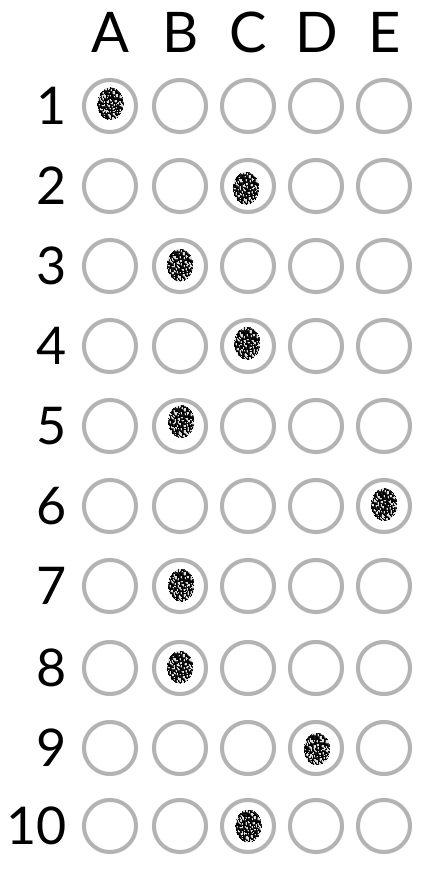
#> input picture 03_optical-mark-recognition/answers_2.png, 436 x 870 px
$ jupyter execute --allow-errors 01_omr.ipynb
#> lines starting #> are read from the running program, lines starting #| are printed output that depends on the picture; after the words box and inside, x2 and y2 are one past the last pixel; in counts of white or black regions, pixels touching at a corner belong together
<a href="https://colab.research.google.com/github/lukwac123/computer_vision_course/blob/main/03_optical-mark-recognition/01_omr.ipynb" target="_parent"></a>

[cell 1]
from google.colab.patches import cv2_imshow
import imutils
from imutils import contours
import numpy as np
import cv2

[cell 2]
# klucz odpowiedzi
ANSWER_KEY = {0: 1, 1: 3, 2: 0, 3: 2, 4: 1, 5: 3, 6: 4, 7: 1, 8: 3, 9: 0}

Wczytywanie odbrazu

[cell 3]
image = cv2.imread('answers_2.png')
#> image is the input picture: shape (870, 436, 3); min 0, max 255, mean 240.7
cv2_imshow(image)

Konwersja do skali szarości

[cell 4]
gray = cv2.cvtColor(src=image, code=cv2.COLOR_BGR2GRAY)
cv2_imshow(gray)

Rozmycie

[cell 5]
blurred = cv2.GaussianBlur(src=gray, ksize=(5, 5), sigmaX=0)
cv2_imshow(blurred)

Detekcja krawędzi

[cell 6]
thresh = cv2.Canny(image=blurred, threshold1=70, threshold2=70)
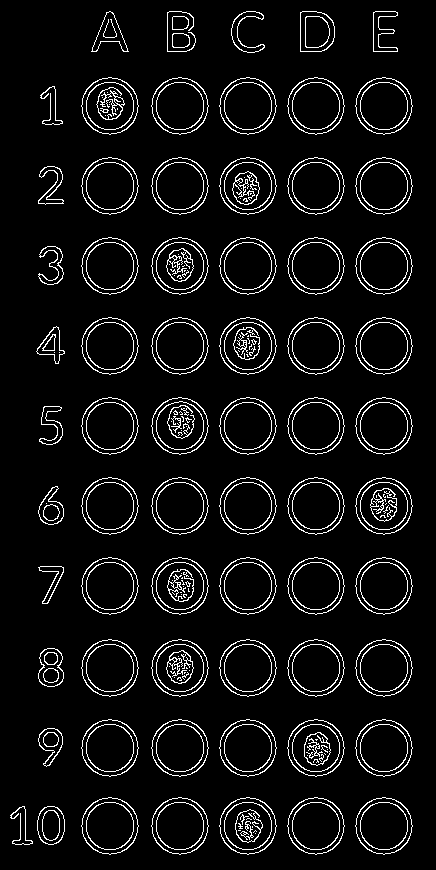
#> thresh: shape (870, 436); 6.5% white in thin lines or dots, all inside (x1, y1, x2, y2) = (10, 11, 413, 855)
cv2_imshow(thresh)

Ekstrakcja konturów

[cell 7]
cnts = cv2.findContours(image=thresh.copy(), mode=cv2.RETR_EXTERNAL, method=cv2.CHAIN_APPROX_SIMPLE)
#> cnts = 68 contours, 1 with area under 20; largest, box (x1, y1, x2, y2) and area: (355, 797, 413, 855) 2493, (287, 797, 345, 855) 2493, (219, 797, 277, 855) 2493, (151, 797, 209, 855) 2493, (81, 797, 139, 855) 2493
cnts = imutils.grab_contours(cnts)
len(cnts)
#> Out = 68

#> (a cell that did not finish here is left out)

#> (a cell that did not finish here is left out)

#> (a cell that did not finish here is left out)

[cell 11]
cnt_img = image.copy()
for contour in cnts:
  cv2.drawContours(cnt_img, [contour], contourIdx=-1, color=(0, 155, 0), thickness=3)
#> this loop made 68 passes
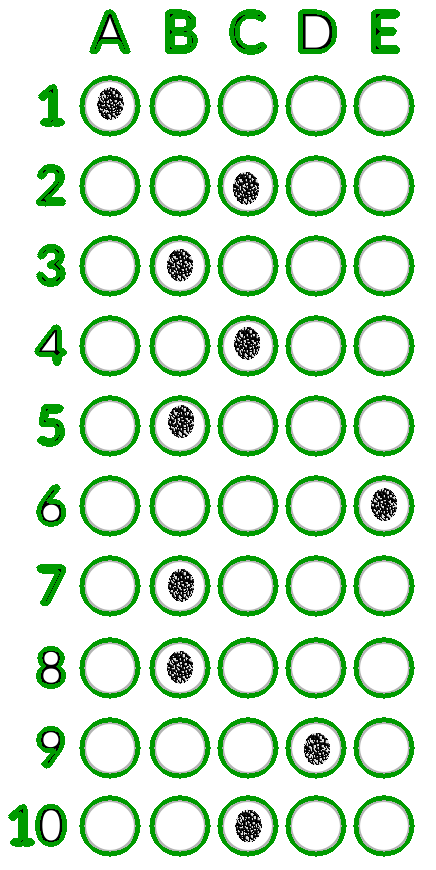
#> cnt_img: shape (870, 436, 3); 13.29% of pixels changed, all inside (x1, y1, x2, y2) = (8, 9, 415, 857)
cv2_imshow(cnt_img)

Wydobycie odpowiednich konturów

[cell 12]
question_contours = []
for contour in cnts:
  (x, y, w, h) = cv2.boundingRect(contour)
  ar = w / float(h)

  if w >= 50 and h >= 50 and ar > 0.9 and 0.9 < ar< 1.1:
    question_contours.append(contour)
    print(f'Liczba pol z odpowiedziami: {len(question_contours)}')
#> this loop made 68 passes
#> (x, y, w, h, ar) on passes 1 to 8: (37, 806, 28, 39, 0.718), (10, 806, 23, 39, 0.59), (355, 797, 58, 58, 1), (287, 797, 58, 58, 1), (219, 797, 58, 58, 1), (151, 797, 58, 58, 1), (81, 797, 58, 58, 1), (38, 728, 25, 39, 0.641)
#> (printed output is left out)
#> after the loop, question_contours = 50 contours; largest, box (x1, y1, x2, y2) and area: (355, 797, 413, 855) 2493, (287, 797, 345, 855) 2493, (219, 797, 277, 855) 2493, (151, 797, 209, 855) 2493, (81, 797, 139, 855) 2493

cnt_img = image.copy()
for contour in question_contours:
  cv2.drawContours(cnt_img, [contour], contourIdx=-1, color=(0, 255, 0), thickness=3)
#> this loop made 50 passes
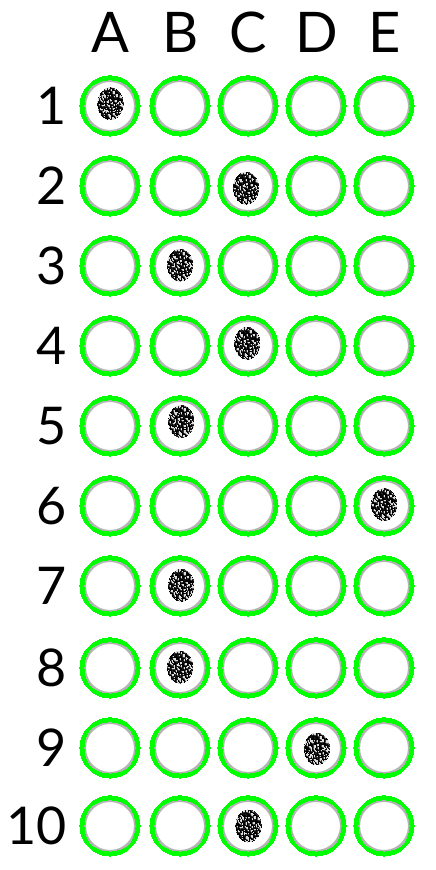
#> cnt_img: shape (870, 436, 3); 10.55% of pixels changed, all inside (x1, y1, x2, y2) = (79, 75, 415, 857)
cv2_imshow(cnt_img)

[cell 13]
cv2_imshow(thresh)

[cell 14]
# sortowanie kontur od góry do dołu
question_top_bottom = imutils.contours.sort_contours(question_contours, method='top-to-bottom')[0]
#> question_top_bottom = 50 contours; largest, box (x1, y1, x2, y2) and area: (355, 77, 413, 135) 2493, (287, 77, 345, 135) 2493, (219, 77, 277, 135) 2493, (151, 77, 209, 135) 2493, (81, 77, 139, 135) 2493

# wydobycie pierwszych 5 konutr i sortowanie lewej do prawej
first_5 = question_top_bottom[:5]
#> first_5 = 5 contours; box (x1, y1, x2, y2) and area: (355, 77, 413, 135) 2493, (287, 77, 345, 135) 2493, (219, 77, 277, 135) 2493, (151, 77, 209, 135) 2493, (81, 77, 139, 135) 2493
first_5_left_right = imutils.contours.sort_contours(first_5, method='left-to-right')[0]
#> first_5_left_right = 5 contours; box (x1, y1, x2, y2) and area: (81, 77, 139, 135) 2493, (151, 77, 209, 135) 2493, (219, 77, 277, 135) 2493, (287, 77, 345, 135) 2493, (355, 77, 413, 135) 2493

img = image.copy()

marked = None

for idx, contour in enumerate(first_5_left_right):
  #tworzymy maskę samych zer
  mask = np.zeros(thresh.shape, dtype='uint8')

  # rysujemy kontur na masce
  cv2. drawContours(mask, [contour], -1, 255, -1)

  # przeuprowadzamy operację bitwise_and na obrazie thresh.
  mask = cv2.bitwise_and(thresh, thresh, mask=mask)
  cv2_imshow(mask)

  # zliczamy liczbę pikseli niezerowych
  total = cv2.countNonZero(mask)

  if marked is None or total > marked[0]:
    marked = (total, idx)
  print(marked)

  # kolor czerwony
  color = (0, 0, 255)

  key = ANSWER_KEY[0]
  print(key)

  if key == marked[1]:
    #zaznacz kolor zielony
    color = (0, 255, 0)
#> this loop made 5 passes
#> (total, marked) on pass 1: (664, (664, 0))
#> (printed output is left out)
#> mask: shape (870, 436); 0.1% white in thin lines or dots, all inside (x1, y1, x2, y2) = (355, 77, 413, 135)

cv2.drawContours(img, [first_5_left_right[key]], -1, color, 2)
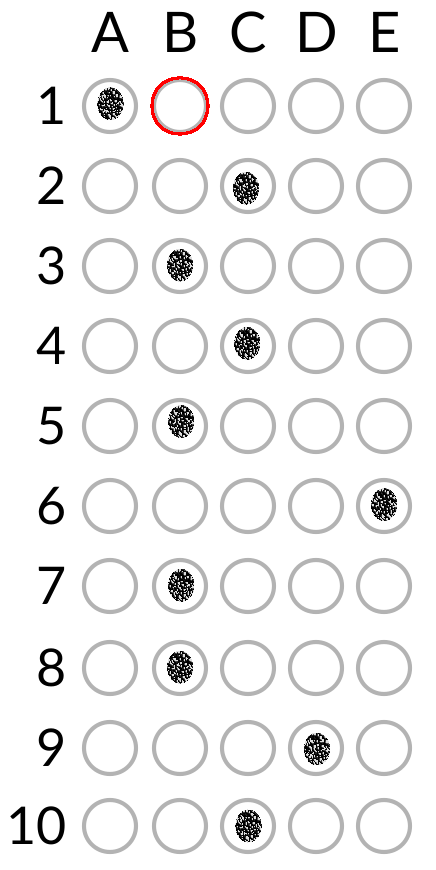
#> img: shape (870, 436, 3); 0.16% of pixels changed, all inside (x1, y1, x2, y2) = (150, 76, 210, 136)
cv2_imshow(img)

[cell 15]
# sortowanie kontur od góry do dołu
question_top_bottom = imutils.contours.sort_contours(question_contours, method='top-to-bottom')[0]

# wydobycie pierwszych 5 konutr i sortowanie lewej do prawej
first_5 = question_top_bottom[5:10]
#> first_5 = 5 contours; box (x1, y1, x2, y2) and area: (355, 157, 413, 215) 2493, (287, 157, 345, 215) 2493, (219, 157, 277, 215) 2493, (151, 157, 209, 215) 2493, (81, 157, 139, 215) 2493
first_5_left_right = imutils.contours.sort_contours(first_5, method='left-to-right')[0]
#> first_5_left_right = 5 contours; box (x1, y1, x2, y2) and area: (81, 157, 139, 215) 2493, (151, 157, 209, 215) 2493, (219, 157, 277, 215) 2493, (287, 157, 345, 215) 2493, (355, 157, 413, 215) 2493

img = image.copy()

marked = None

for idx, contour in enumerate(first_5_left_right):
  #tworzymy maskę samych zer
  mask = np.zeros(thresh.shape, dtype='uint8')

  # rysujemy kontur na masce
  cv2. drawContours(mask, [contour], -1, 255, -1)

  # przeuprowadzamy operację bitwise_and na obrazie thresh.
  mask = cv2.bitwise_and(thresh, thresh, mask=mask)
  cv2_imshow(mask)

  # zliczamy liczbę pikseli niezerowych
  total = cv2.countNonZero(mask)

  if marked is None or total > marked[0]:
    marked = (total, idx)
  print(marked)

  # kolor czerwony
  color = (0, 0, 255)

  key = ANSWER_KEY[1]
  print(key)

  if key == marked[1]:
    #zaznacz kolor zielony
    color = (0, 255, 0)
#> this loop made 5 passes
#> (total, marked) on passes 1, 3: (375, (375, 0)), (661, (661, 2))
#> (printed output is left out)
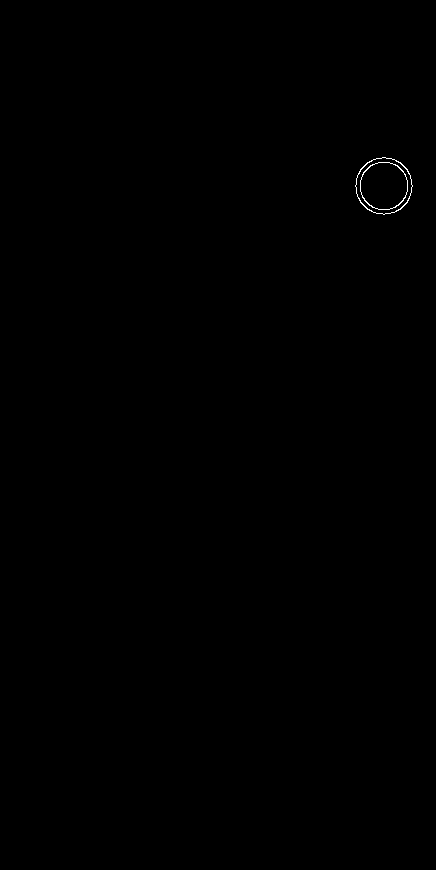
#> mask: shape (870, 436); 0.1% white in thin lines or dots, all inside (x1, y1, x2, y2) = (355, 157, 413, 215)

cv2.drawContours(img, [first_5_left_right[key]], -1, color, 2)
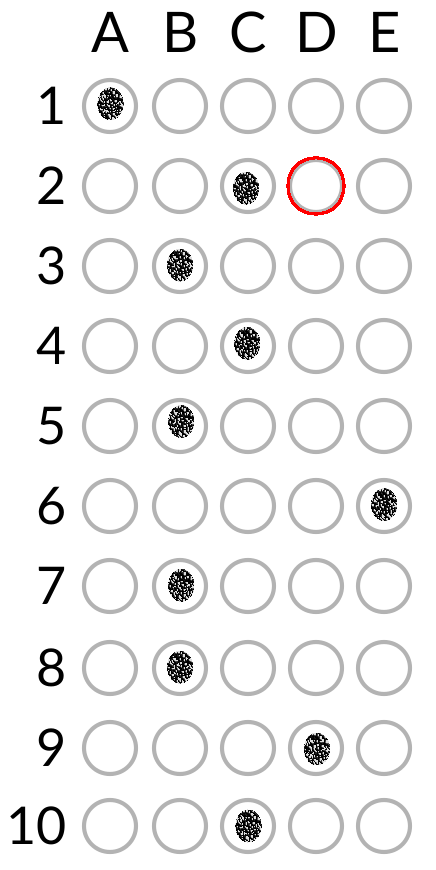
#> img: shape (870, 436, 3); 0.16% of pixels changed, all inside (x1, y1, x2, y2) = (286, 156, 346, 216)
cv2_imshow(img)

Rozwiązanie dla wszystkich pytań

[cell 16]
img = image.copy()

correct = 0

# sortowanie kontur od góry do dołu
question_top_bottom = imutils.contours.sort_contours(question_contours, method='top-to-bottom')[0]

for question, idx in enumerate(range(0, len(question_contours), 5)):

    # wydobycie pierwszych 5 kontur i sortowanie od lewej do prawej
    fields = question_top_bottom[idx:idx + 5]
    fields = imutils.contours.sort_contours(fields, method='left-to-right')[0]

    marked = None

    for cnt_idx, contour in enumerate(fields):
        # tworzymy maskę z samych zer
        mask = np.zeros(thresh.shape, dtype='uint8')

        # rysujemy kontur na masce
        cv2.drawContours(mask, [contour], -1, 255, -1)

        # przeprowadzamy operację bitwise_and na obrazie thresh
        mask = cv2.bitwise_and(thresh, thresh, mask=mask)

        # zliczamy liczbę pikseli niezerowych
        total = cv2.countNonZero(mask)


        if marked is None or total > marked[0]:
            marked = (total, cnt_idx)

    # kolor czerwony
    color = (0, 0, 255)

    key = ANSWER_KEY[question]

    if key == marked[1]:
        # zaznacz na kolor zielony
        color = (0, 255, 0)
        correct += 1

    cv2.drawContours(img, [fields[key]], -1, color, 2)
#> this loop made 10 passes
#> (idx, color, key) on passes 1 to 8: (0, (0, 0, 255), 1), (5, (0, 0, 255), 3), (10, (0, 0, 255), 0), (15, (0, 255, 0), 2), (20, (0, 255, 0), 1), (25, (0, 0, 255), 3), (30, (0, 0, 255), 4), (35, (0, 255, 0), 1)
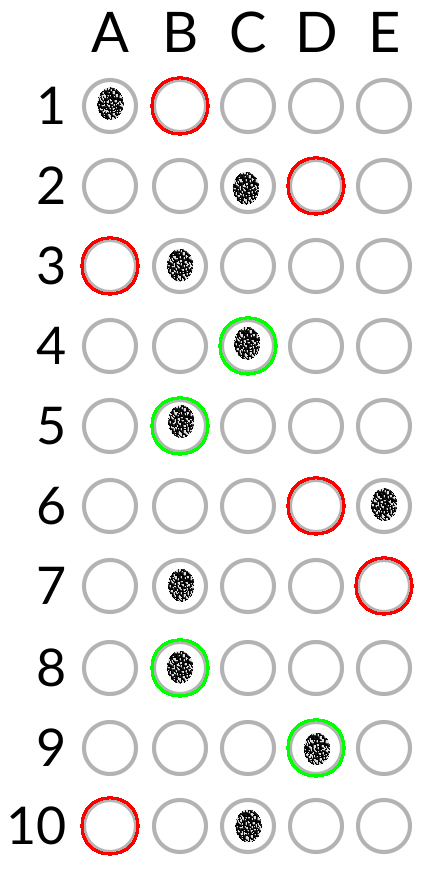
#> img: shape (870, 436, 3); 1.62% of pixels changed, all inside (x1, y1, x2, y2) = (80, 76, 414, 856)
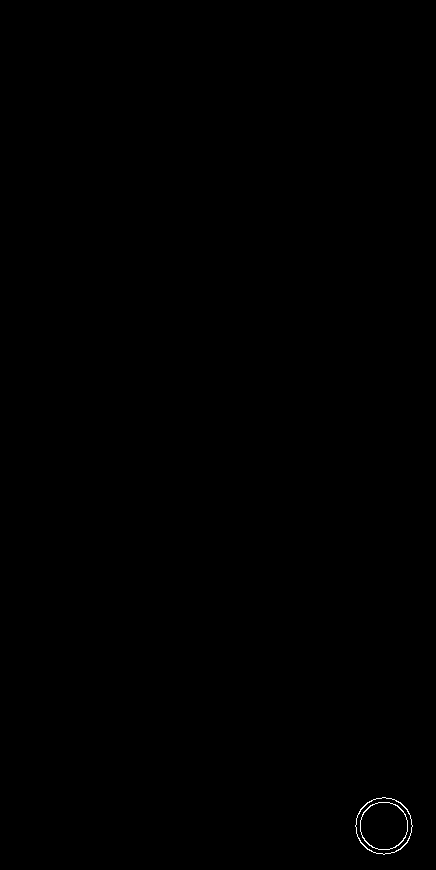
#> mask: shape (870, 436); 0.1% white in thin lines or dots, all inside (x1, y1, x2, y2) = (355, 797, 413, 855)
#> after the loop, correct = 4

cv2_imshow(img)

Wyświetlanie rozwiązania

[cell 17]
# dodanie górnego obramowania
checked = cv2.copyMakeBorder(
    src=img,
    top=50,
    bottom=0,
    left=0,
    right=0,
    borderType=cv2.BORDER_CONSTANT,
    value=(255, 255, 255)
)
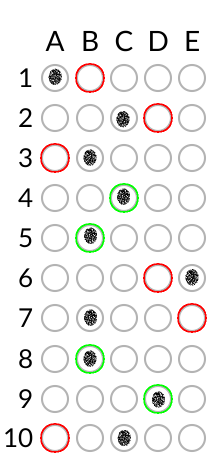
#> checked: shape (920, 436, 3) (shown at 1/2 size); mean B, G, R 238.1, 239.7, 240.5

score = (correct / 10)
#> score = 0.4

color = (50, 168, 82) if score >= 0.6 else (71, 7, 219)
#> color = (71, 7, 219)
text = 'Passed' if score >= 0.6 else 'Failed'
#> text = 'Failed'

cv2.putText(img=checked, text=f'{text}: {score * 100}%', org=(10, 30), fontFace=cv2.FONT_HERSHEY_SIMPLEX, fontScale=0.9, color=color, thickness=2)
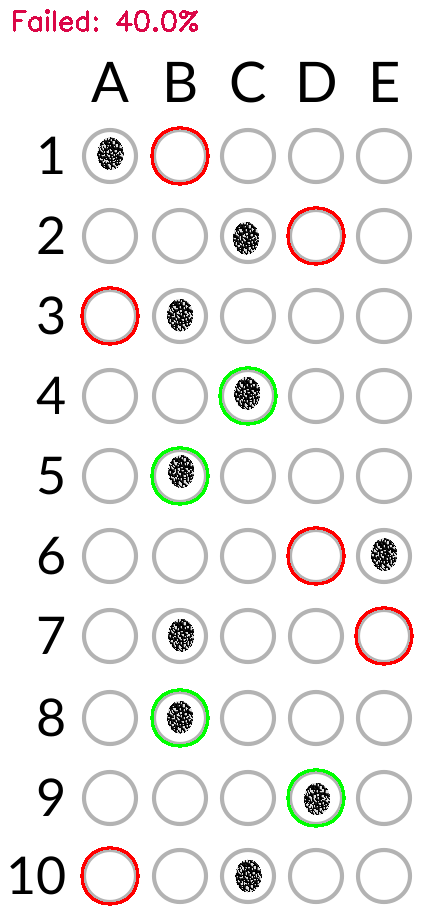
#> checked: shape (920, 436, 3); 0.34% of pixels changed, all inside (x1, y1, x2, y2) = (13, 9, 198, 32)
cv2_imshow(checked)

[cell 18]
cv2.imwrite(filename='checked.png', img=checked)
#> Out = True

$ run again, with 03_optical-mark-recognition/answers_1.png copied over 03_optical-mark-recognition/answers_2.png
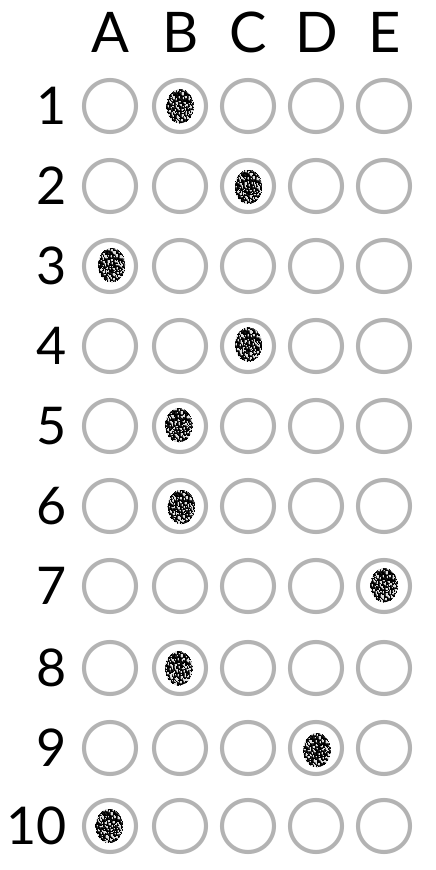
#> input picture 03_optical-mark-recognition/answers_1.png, 436 x 870 px
#> image is the input picture: shape (870, 436, 3); min 0, max 255, mean 240.4
#> `thresh = cv2.Canny(image=blurred, threshold1=70, threshold2=70)`:
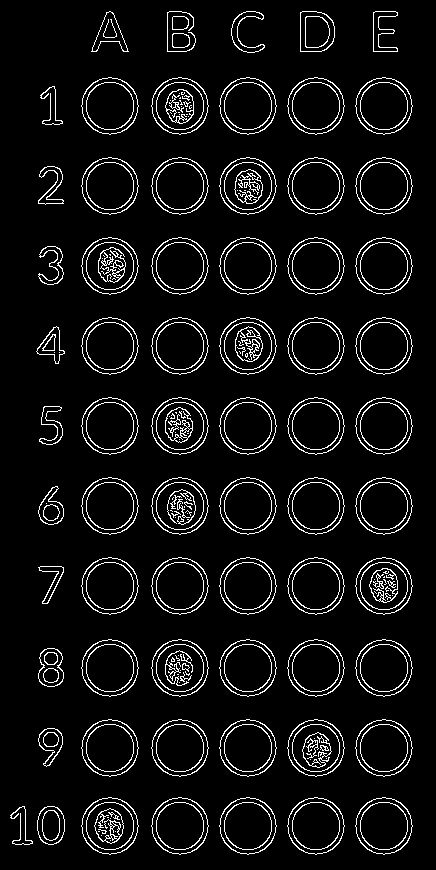
#> thresh: shape (870, 436); 6.6% white in thin lines or dots, all inside (x1, y1, x2, y2) = (10, 11, 413, 855)
#> cnts = 68 contours, 1 with area under 20; largest, box (x1, y1, x2, y2) and area: (355, 797, 413, 855) 2493, (287, 797, 345, 855) 2493, (219, 797, 277, 855) 2493, (151, 797, 209, 855) 2493, (81, 797, 139, 855) 2493
#> `len(cnts)`: Out = 68
#> the loop `for contour in cnts:` made 68 passes
#> the loop `for contour in cnts:` made 68 passes
#> (x, y, w, h, ar) on passes 1 to 8: (37, 806, 28, 39, 0.718), (10, 806, 23, 39, 0.59), (355, 797, 58, 58, 1), (287, 797, 58, 58, 1), (219, 797, 58, 58, 1), (151, 797, 58, 58, 1), (81, 797, 58, 58, 1), (38, 728, 25, 39, 0.641)
#> (printed output is left out)
#> after the loop `for contour in cnts:`: question_contours = 50 contours; largest, box (x1, y1, x2, y2) and area: (355, 797, 413, 855) 2493, (287, 797, 345, 855) 2493, (219, 797, 277, 855) 2493, (151, 797, 209, 855) 2493, (81, 797, 139, 855) 2493
#> the loop `for contour in question_contours:` made 50 passes
#> question_top_bottom = 50 contours; largest, box (x1, y1, x2, y2) and area: (355, 77, 413, 135) 2493, (287, 77, 345, 135) 2493, (219, 77, 277, 135) 2493, (151, 77, 209, 135) 2493, (81, 77, 139, 135) 2493
#> `first_5 = question_top_bottom[:5]`: first_5 = 5 contours; box (x1, y1, x2, y2) and area: (355, 77, 413, 135) 2493, (287, 77, 345, 135) 2493, (219, 77, 277, 135) 2493, (151, 77, 209, 135) 2493, (81, 77, 139, 135) 2493
#> `first_5_left_right = imutils.contours.sort_contours(first_5, method='l..`: first_5_left_right = 5 contours; box (x1, y1, x2, y2) and area: (81, 77, 139, 135) 2493, (151, 77, 209, 135) 2493, (219, 77, 277, 135) 2493, (287, 77, 345, 135) 2493, (355, 77, 413, 135) 2493
#> the loop `for idx, contour in enumerate(first_5_left_right):` made 5 passes
#> (total, marked, color) on pass 2: (702, (702, 1), (0, 255, 0))
#> (printed output is left out)
#> `first_5 = question_top_bottom[5:10]`: first_5 = 5 contours; box (x1, y1, x2, y2) and area: (355, 157, 413, 215) 2493, (287, 157, 345, 215) 2493, (219, 157, 277, 215) 2493, (151, 157, 209, 215) 2493, (81, 157, 139, 215) 2493
#> `first_5_left_right = imutils.contours.sort_contours(first_5, method='l..`: first_5_left_right = 5 contours; box (x1, y1, x2, y2) and area: (81, 157, 139, 215) 2493, (151, 157, 209, 215) 2493, (219, 157, 277, 215) 2493, (287, 157, 345, 215) 2493, (355, 157, 413, 215) 2493
#> the loop `for idx, contour in enumerate(first_5_left_right):` made 5 passes
#> (total, marked) on passes 1, 3: (375, (375, 0)), (696, (696, 2))
#> (printed output is left out)
#> the loop `for question, idx in enumerate(range(0, len(question_contours), 5)):` made 10 passes
#> (idx, color, key) on passes 1 to 8: (0, (0, 255, 0), 1), (5, (0, 0, 255), 3), (10, (0, 255, 0), 0), (15, (0, 255, 0), 2), (20, (0, 255, 0), 1), (25, (0, 0, 255), 3), (30, (0, 255, 0), 4), (35, (0, 255, 0), 1)
#> after the loop `for question, idx in enumerate(range(0, len(question_contours), 5)):`: correct = 8
#> score = 0.8
#> `color = (50, 168, 82) if score >= 0.6 else (71, 7, 219)`: color = (50, 168, 82)
#> text = 'Passed'
#> `cv2.putText(img=checked, text=f'{text}: {score * 100}%', org=(10, 30),..`:
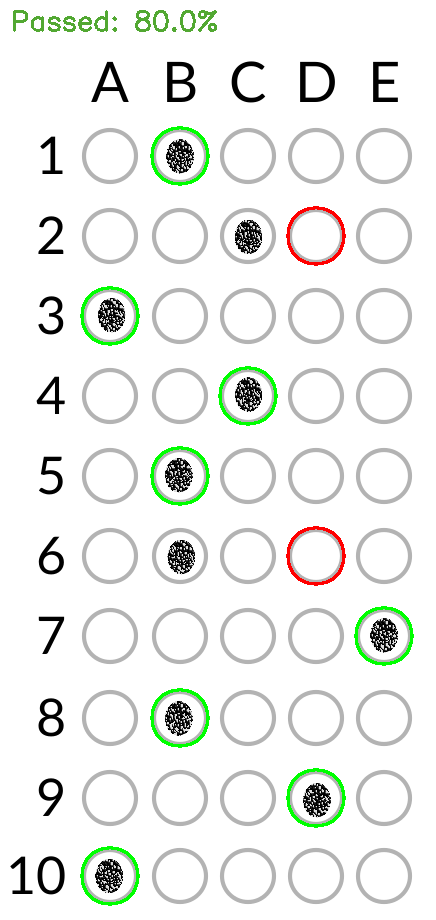
#> checked: shape (920, 436, 3); mean B, G, R 237, 240.6, 237.9
#> `cv2.imwrite(filename='checked.png', img=checked)`: Out = True
